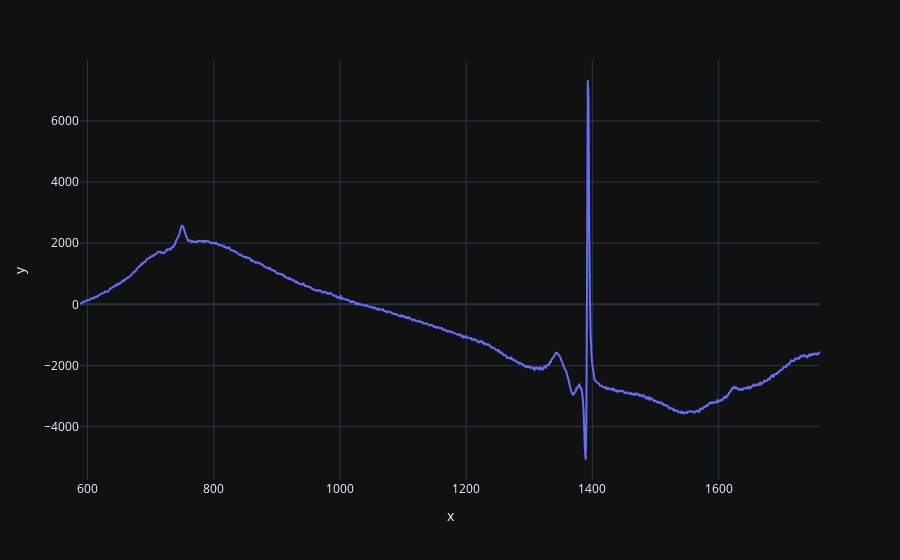
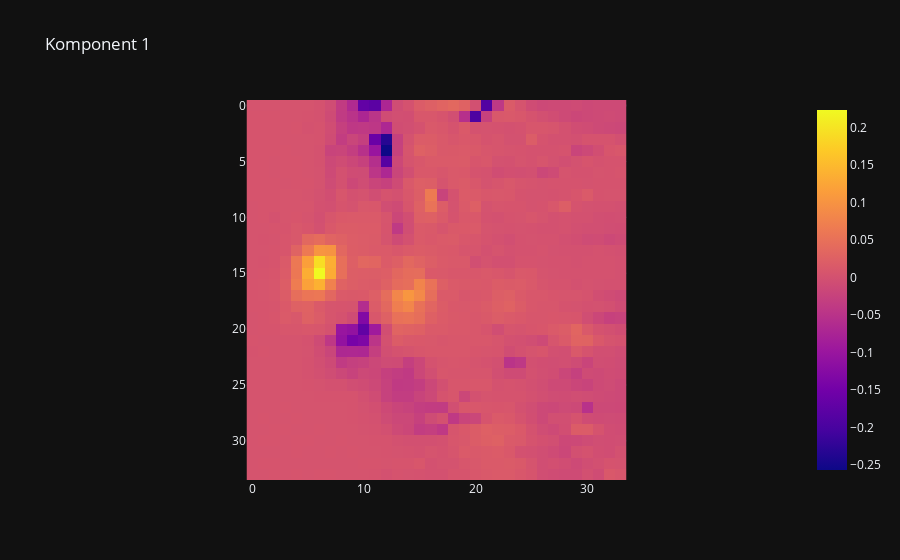

The cell these charts' notebook holds for them, in order:
### Code cell
i = 1
px.line(x = map_a.raman_shift, y = map_a.base_vectors[i]).show()
map_a.plotComponent(i).show()

### Figure 1 — Plotly figure (JSON) as saved in the notebook; plotly's stock layout.template omitted (floating-point values rounded to 4 significant figures; data arrays with more than 128 entries replaced by an {"elided": "..."} marker saying what was removed)
{"data": [{"hovertemplate": "x=%{x}<br>y=%{y}<extra></extra>", "legendgroup": "", "line": {"color": "#636efa", "dash": "solid"}, "marker": {"symbol": "circle"}, "mode": "lines", "name": "", "showlegend": false, "x": {"elided": "1011 float values"}, "xaxis": "x", "y": {"elided": "1011 float values"}, "yaxis": "y", "type": "scattergl"}], "layout": {"xaxis": {"anchor": "y", "domain": [0.0, 1.0], "title": {"text": "x"}}, "yaxis": {"anchor": "x", "domain": [0.0, 1.0], "title": {"text": "y"}}, "legend": {"tracegroupgap": 0}, "margin": {"t": 60}}}

### Figure 2 — Plotly figure (JSON) as saved in the notebook; plotly's stock layout.template omitted (floating-point values rounded to 4 significant figures; data arrays with more than 128 entries replaced by an {"elided": "..."} marker saying what was removed)
{"data": [{"coloraxis": "coloraxis", "name": "0", "z": {"elided": "34x34 float values"}, "type": "heatmap", "xaxis": "x", "yaxis": "y", "hovertemplate": "x: %{x}<br>y: %{y}<br>color: %{z}<extra></extra>"}], "layout": {"xaxis": {"anchor": "y", "domain": [0.0, 1.0], "scaleanchor": "y", "constrain": "domain"}, "yaxis": {"anchor": "x", "domain": [0.0, 1.0], "autorange": "reversed", "constrain": "domain"}, "coloraxis": {"colorscale": [[0.0, "#0d0887"], [0.1111, "#46039f"], [0.2222, "#7201a8"], [0.3333, "#9c179e"], [0.4444, "#bd3786"], [0.5556, "#d8576b"], [0.6667, "#ed7953"], [0.7778, "#fb9f3a"], [0.8889, "#fdca26"], [1.0, "#f0f921"]]}, "title": {"text": "Komponent 1"}}}
